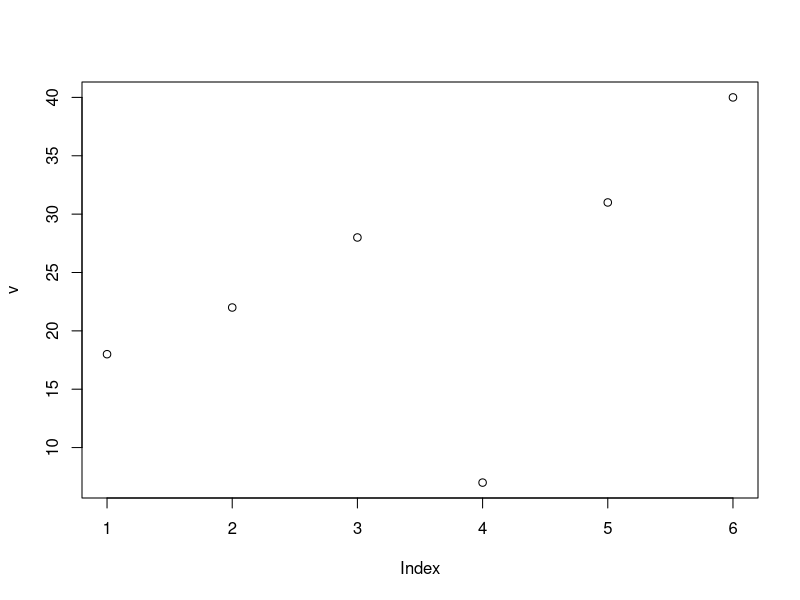
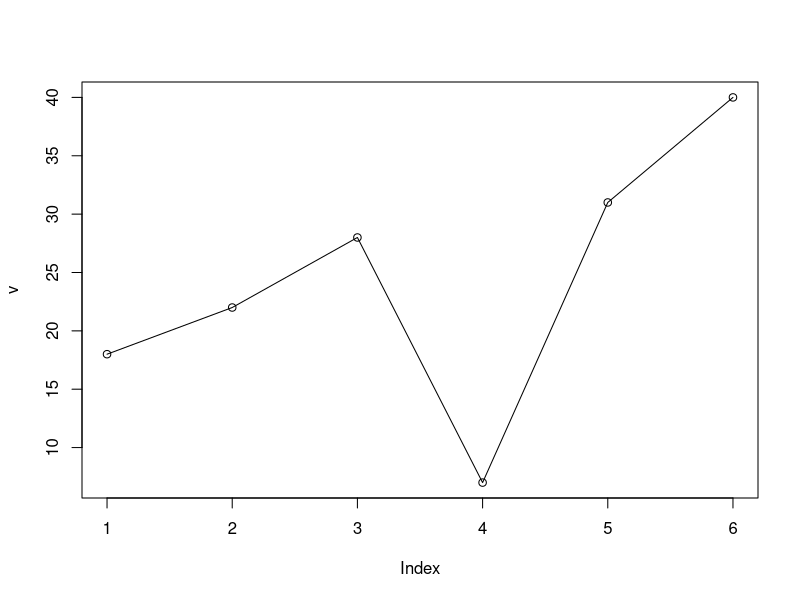
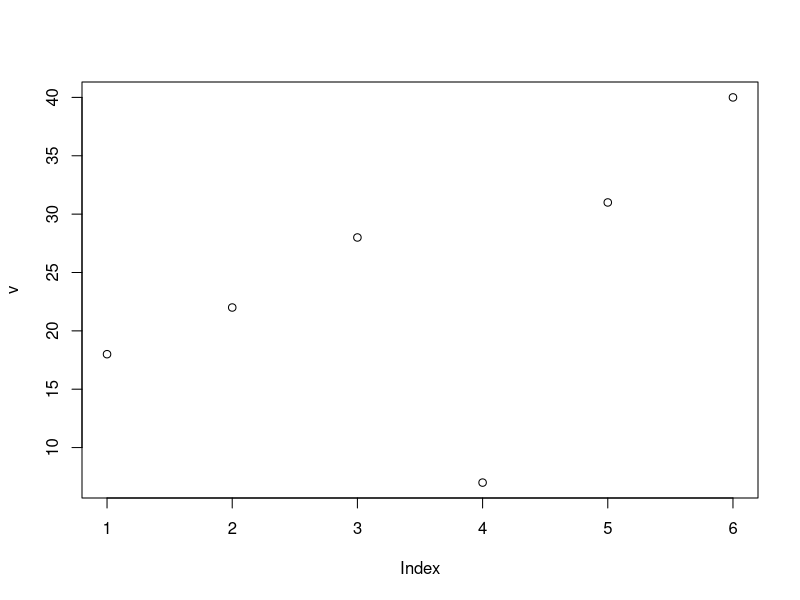
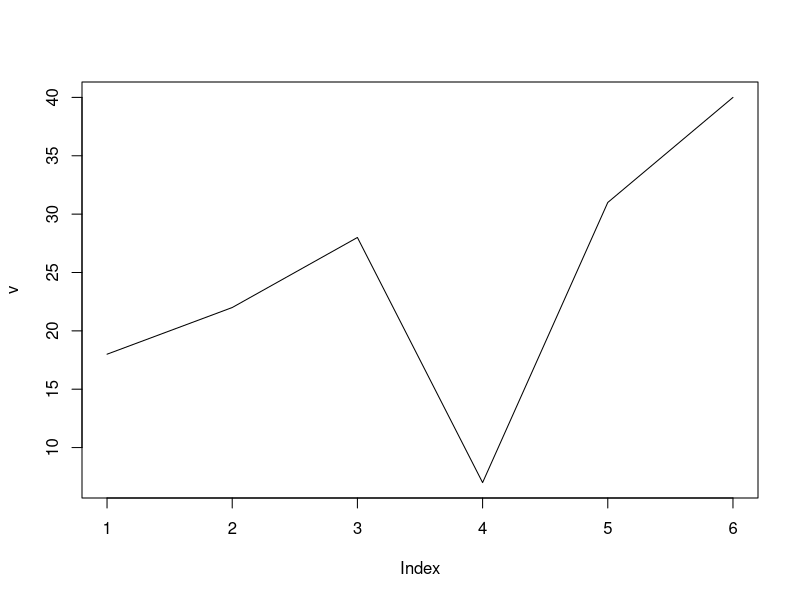
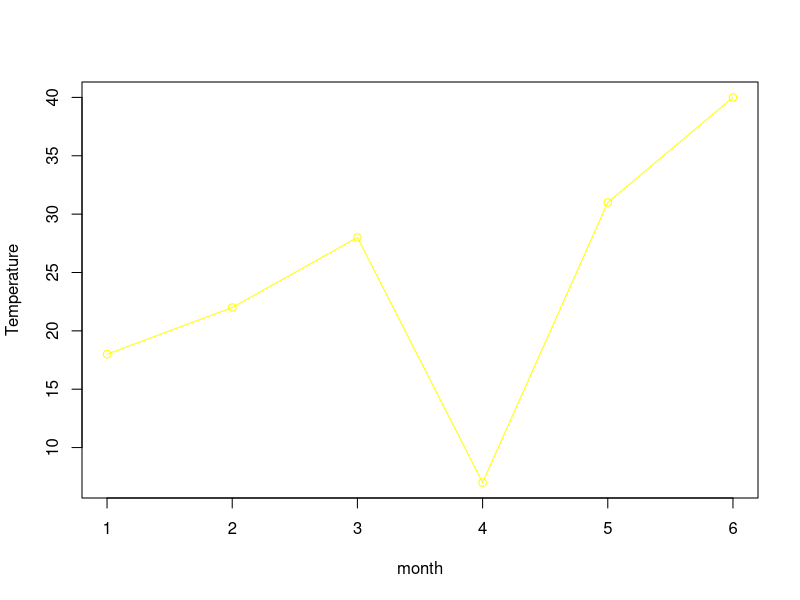
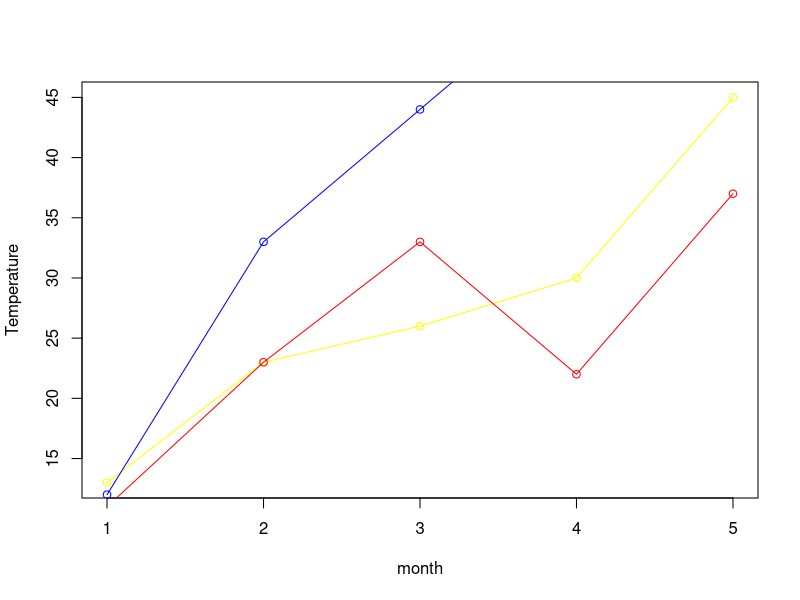

Recreate these plots in R, in order.
# R line Graphs

#line graph, there are points connecting the dat to show the
#continuous change. the lines in a line graph can move up and 
#down based on the data.

# R provides plot() funtion, which has the following syntax:
#plot(v, tye , col , xlab , ylab)

#1. "v" it is a vector which containd the numeric values.
#2. "type"  This parameter takes the value "l" to draw only the lines
#or "p" to draw only the points and "o" to draw only lines and points.
#3. "xlab" it is the label for the x-axis.
#4. "ylab" it is the label for the y-axis.

v<- c(18 , 22, 28, 7, 31,40 )

plot(v)

plot(v, type= "o") # draw lines and points
plot(v, type="p")# draw points
plot(v, type="l") # draw lines

plot(v, type = "o", col="yellow", xlab = "month", ylab = "Temperature")

v<- c(13, 23,26,30,45)
w<-c(11, 23,33,22,37)
x<-c(12,33,44,55,66)

plot(v, type = "o", col="yellow", xlab = "month", ylab = "Temperature")
lines(w, type ="o", col="red")
lines(x, type="o", col="blue")
